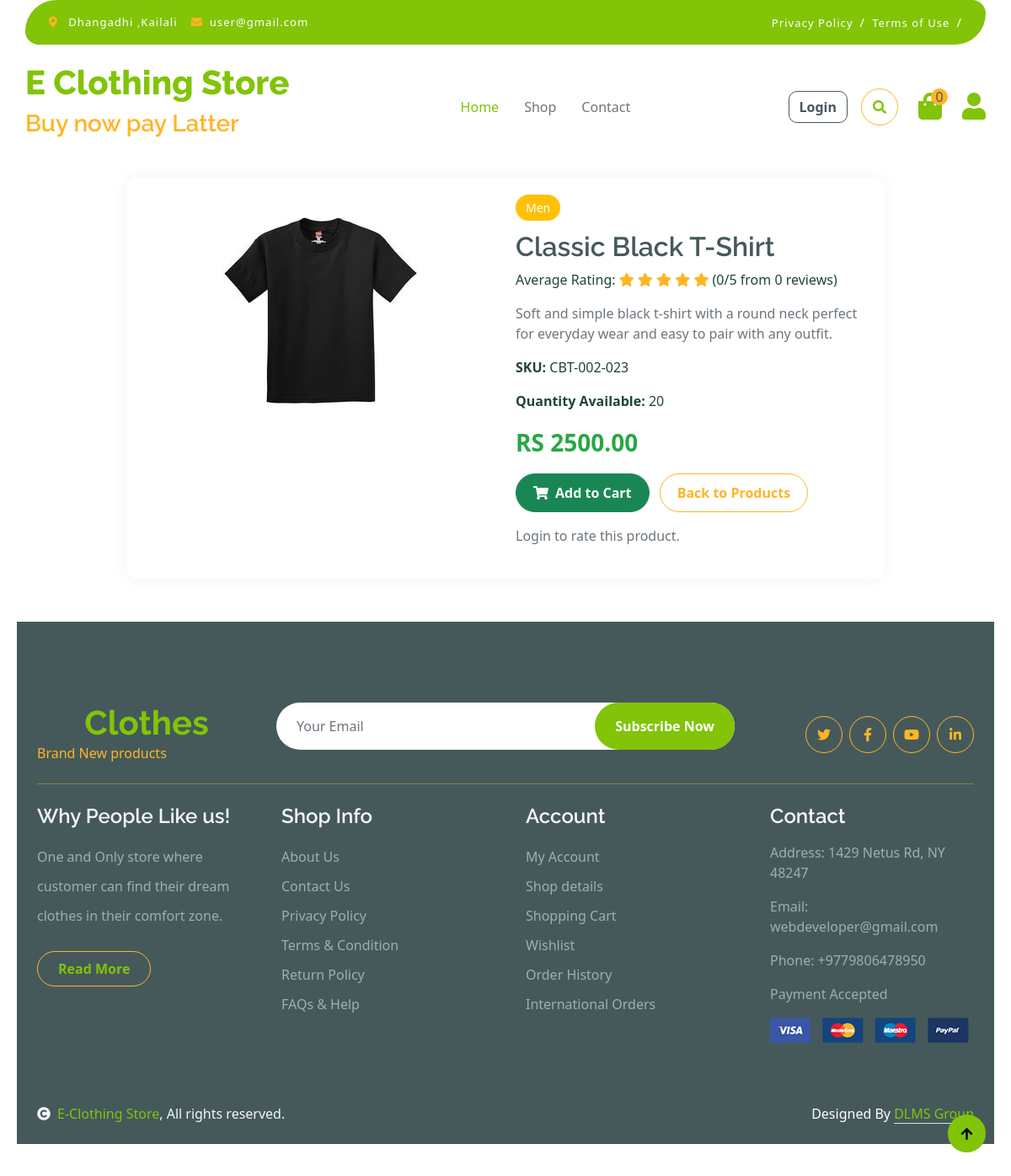
Page /user/product_details.php?id=2 on the committed database.
### tables this page shows
CREATE TABLE `product` (
  `id` int(11) NOT NULL,
  `name` varchar(100) DEFAULT NULL,
  `description` text DEFAULT NULL,
  `price` decimal(10,2) DEFAULT NULL,
  `quantity` int(11) DEFAULT NULL,
  `sku` varchar(100) DEFAULT NULL,
  `category_id` int(11) DEFAULT NULL,
  `image` varchar(255) DEFAULT NULL,
  `created_at` datetime DEFAULT current_timestamp(),
  `deleted_at` datetime DEFAULT NULL
);

CREATE TABLE `category` (
  `id` int(11) NOT NULL,
  `name` varchar(100) DEFAULT NULL,
  `description` text DEFAULT NULL,
  `created_at` datetime DEFAULT current_timestamp(),
  `deleted_at` datetime DEFAULT NULL
);

### user/product_details.php (the view, shortened to what this page needs)
<?php
$con = mysqli_connect("localhost", "root", "", "E_Clothing_Store");
$product = null;
if (isset($_GET['id'])) {
    $id = intval($_GET['id']);
    $sql = "SELECT p.*, c.name AS category_name
            FROM product p
            LEFT JOIN category c ON p.category_id = c.id
            WHERE p.id = $id";
    $result = mysqli_query($con, $sql);
    if ($row = mysqli_fetch_assoc($result)) {
        $product = $row;
        $rating_sql = "SELECT AVG(rating) AS avg_rating, COUNT(*) AS total_reviews
                       FROM product_ratings
                       WHERE product_id = $id";
        $rating_result = mysqli_query($con, $rating_sql);
        $rating_data = mysqli_fetch_assoc($rating_result);
        $avg_rating = round($rating_data['avg_rating'], 1);
        $total_reviews = $rating_data['total_reviews'];
    }
}
?>
<?php include("includes/header.php"); ?>
<br><br><br><br><br>
<div class="container product-container p-4">
    <?php if ($product): ?>
        <div class="row">
            <div class="col-md-6 text-center">
                <img src="../assets/images/<?php echo htmlspecialchars($product['image']); ?>" alt="<?php echo htmlspecialchars($product['name']); ?>" class="img-fluid product-image rounded">
            </div>
            <div class="col-md-6">
                <span class="category-badge"><?php echo htmlspecialchars($product['category_name']); ?></span>
                <h2 class="mt-3"><?php echo htmlspecialchars($product['name']); ?></h2>
                <p class="mt-2">
                    Average Rating:
                    <?php for ($i = 1; $i <= 5; $i++): ?>
                        <i class="fas fa-star <?= $i <= round($avg_rating) ? 'text-warning' : 'text-secondary'; ?>"></i>
                    <?php endfor; ?>
                    (<?= $avg_rating; ?>/5 from <?= $total_reviews; ?> reviews)
                </p>
                <p class="text-muted"><?php echo htmlspecialchars($product['description']); ?></p>
                <p><strong>SKU:</strong> <?php echo htmlspecialchars($product['sku']); ?></p>
                <p><strong>Quantity Available:</strong> <?php echo htmlspecialchars($product['quantity']); ?></p>
                <p class="price-tag">RS <?php echo htmlspecialchars($product['price']); ?></p>
                <a href="add_to_cart.php?id=<?php echo $product['id']; ?>" class="btn btn-success btn-style">
                    <i class="fa fa-shopping-cart me-2"></i>Add to Cart
                </a>
                <a href="../index.php" class="btn btn-outline-secondary btn-style ms-2">Back to Products</a>
                <?php if (isset($_SESSION['user_id'])): ?>
                    <hr>
                    <h5>Rate this product</h5>
                    <form action="submit_rating.php" method="POST">
                        <input type="hidden" name="product_id" value="<?= $product['id']; ?>">
                        <div class="star-rating">
                            <?php for ($i = 5; $i >= 1; $i--): ?>
                                <input type="radio" name="rating" id="star<?= $i; ?>" value="<?= $i; ?>" required>
                                <label for="star<?= $i; ?>">★</label>
                            <?php endfor; ?>
                        </div>
                        <textarea name="review" rows="3" class="form-control mt-2" placeholder="Write your review (optional)"></textarea>
                        <button type="submit" class="btn btn-primary mt-2">Submit Rating</button>
                    </form>
                <?php else: ?>
                    <p class="mt-3 text-muted">Login to rate this product.</p>
                <?php endif; ?>
            </div>
        </div>
    <?php endif; ?>
</div>
<?php include("includes/footer.php"); ?>

### design-assets/css/product_details.css (style rules this page uses)
body { font-family: 'Segoe UI', sans-serif; background-color: #f8f9fa; }
.product-container { max-width: 900px; margin: 50px auto; background: #fff; border-radius: 15px; box-shadow: 0 0 20px rgba(0, 0, 0, 0.05); overflow: hidden; }
.product-image { max-height: 100%; object-fit: contain; cursor: pointer; transition: transform 0.3s ease, box-shadow 0.3s ease; }
.category-badge { background-color: #ffc107; color: white; padding: 6px 12px; border-radius: 20px; font-size: 14px; }
.price-tag { font-size: 28px; font-weight: bold; color: #28a745; }
.btn-style { padding: 10px 20px; border-radius: 50px; transition: all 0.3s ease; }

### design-assets/css/order_success.css (style rules this page uses)
body { margin: 0; padding: 0; background: #fff; font-family: 'Arial', sans-serif; color: #212529; min-height: 100vh; }

### design-assets/css/myorder.css (style rules this page uses)
body { background-color: #fff; font-family: 'Segoe UI', Tahoma, Geneva, Verdana, sans-serif; padding: 40px 20px; color: #1f4635; }

### design-assets/css/style.css (style rules this page uses)
.btn { font-weight: 600; transition: .5s; }

### rows in the picture
product: image (picture), category.name "Men", name "Classic Black T-Shirt", description "Soft and simple black t-shirt with a round neck perfect for everyday wear and easy to pair with any outfit.", sku "CBT-002-023", quantity "20", price "2500.00"

### other values in the picture
$avg_rating "0"
$total_reviews "0"
